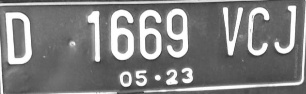
#> input picture plat mobilku.jpg, 306 x 94 px
$ python plate_detection.py
#> lines starting #> are read from the running program, lines starting #| are printed output that depends on the picture; after the words box and inside, x2 and y2 are one past the last pixel; in counts of white or black regions, pixels touching at a corner belong together
### pytesseract.py
# -*- coding: utf-8 -*-
"""
Created on Wed Jul 22 10:00:30 2020

@author: fidelis.limbong
"""
import pytesseract
pytesseract.pytesseract.tesseract_cmd = r"C:\Program Files\Tesseract-OCR\tesseract.exe"

import cv2


img = cv2.imread('plat mobilku.jpg')
#> img is the input picture: shape (94, 306, 3); min 47, max 255, mean 127.8

ret,th = cv2.threshold(img,127,255,cv2.THRESH_BINARY_INV)
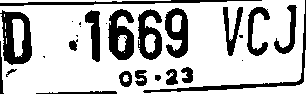
#> th: shape (94, 306, 3); 74.5% white; 27 black regions (8 under 20 px), largest, box (x1, y1, x2, y2) and area: (0, 10, 32, 65) 1012, (108, 9, 134, 60) 852, (143, 0, 306, 93) 769

#> (the run stopped early here; a loop or call above may not have finished)
